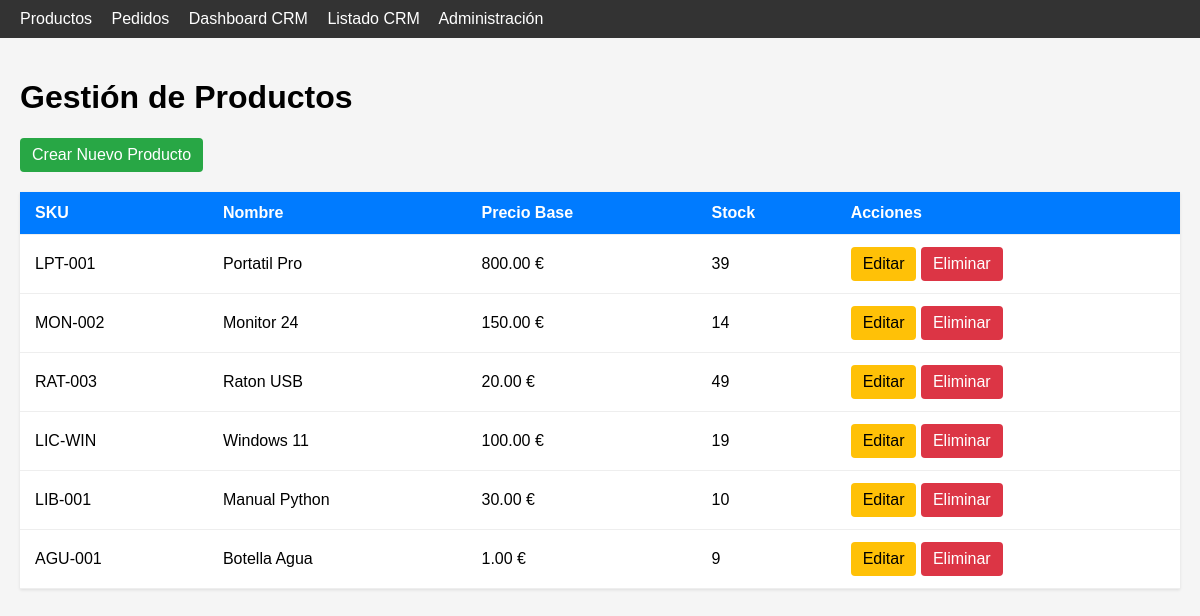
/productos/, run on the app's committed database.
### core/models.py (models this page shows, shortened)
class Producto(models.Model):
    sku = models.CharField(max_length=100, unique=True, verbose_name="SKU")
    nombre = models.CharField(max_length=255)
    descripcion = models.TextField(blank=True, null=True)
    precio_base = models.DecimalField(max_digits=10, decimal_places=2, verbose_name="Precio Base (Sin IVA)")
    tipo_iva = models.DecimalField(max_digits=4, decimal_places=2, verbose_name="IVA (ej: 0.21)") # 0.21 para 21%
    stock = models.IntegerField(default=0, verbose_name="Stock")
    created_at = models.DateTimeField(auto_now_add=True)
    updated_at = models.DateTimeField(auto_now=True)
    class Meta:
        indexes = [
            models.Index(fields=['sku'], name='idx_producto_sku_unico'),
            models.Index(fields=['nombre'], name='idx_producto_nombre'),
        ]

### core/views.py (the view)
# urls.py: path('productos/', views.producto_list, name='producto_list'),
def producto_list(request):
    productos = Producto.objects.all()
    return render(request, 'productos/producto_list.html', {'productos': productos})

### core/templates/productos/producto_list.html (shortened to what this page needs)
{% extends 'base.html' %}
{% block content %}
    <h1>Gestión de Productos</h1>
    <a href="{% url 'producto_create' %}" class="btn btn-success" style="margin-bottom: 20px;">Crear Nuevo Producto</a>
    <table>
        <thead>
            <tr>
                <th>SKU</th>
                <th>Nombre</th>
                <th>Precio Base</th>
                <th>Stock</th>
                <th>Acciones</th>
            </tr>
        </thead>
        <tbody>
            {% for producto in productos %}
            <tr>
                <td>{{ producto.sku }}</td>
                <td>{{ producto.nombre }}</td>
                <td>{{ producto.precio_base }} €</td>
                <td>{{ producto.stock }}</td>
                <td>
                    <a href="{% url 'producto_update' producto.pk %}" class="btn btn-warning">Editar</a>
                    <a href="{% url 'producto_delete' producto.pk %}" class="btn btn-danger">Eliminar</a>
                </td>
            </tr>
            {% empty %}
            <tr>
                <td colspan="5">No hay productos registrados.</td>
            </tr>
            {% endfor %}
        </tbody>
    </table>
{% endblock %}

### core/templates/base.html (shortened to what this page needs)
<!DOCTYPE html>
<html lang="es">
<head>
</head>
<body>
    <nav>
        <a href="{% url 'producto_list' %}">Productos</a>
        <a href="{% url 'pedido_list' %}">Pedidos</a>
        <a href="{% url 'crm_dashboard' %}">Dashboard CRM</a>
        <a href="{% url 'oportunidad_list' %}">Listado CRM</a>
        <a href="/admin/">Administración</a>
    </nav>
    <div class="container">
        {% block content %}{% endblock %}
    </div>
</body>
</html>

### core/templates/base.html (style rules this page uses)
body { font-family: Arial, sans-serif; margin: 0; padding: 0; background: #f5f5f5; }
nav { background: #333; color: white; padding: 10px 20px; }
nav a { color: white; text-decoration: none; margin-right: 15px; }
.container { padding: 20px; }
table { width: 100%; border-collapse: collapse; background: #fff; box-shadow: 0 1px 3px rgba(0,0,0,0.1); }
th, td { padding: 12px 15px; text-align: left; border-bottom: 1px solid #eee; }
th { background: #007bff; color: #fff; }
.btn { padding: 8px 12px; text-decoration: none; border-radius: 4px; display: inline-block; cursor: pointer; border: none; }
.btn-success { background-color: #28a745; color: white; }
.btn-warning { background-color: #ffc107; color: black; }
.btn-danger { background-color: #dc3545; color: white; }

### data on the page
Producto: sku "LPT-001", nombre "Portatil Pro", precio_base "800.00", stock "39"
Producto: sku "MON-002", nombre "Monitor 24", precio_base "150.00", stock "14"
Producto: sku "RAT-003", nombre "Raton USB", precio_base "20.00", stock "49"
Producto: sku "LIC-WIN", nombre "Windows 11", precio_base "100.00", stock "19"
Producto: sku "LIB-001", nombre "Manual Python", precio_base "30.00", stock "10"
Producto: sku "AGU-001", nombre "Botella Agua", precio_base "1.00", stock "9"
